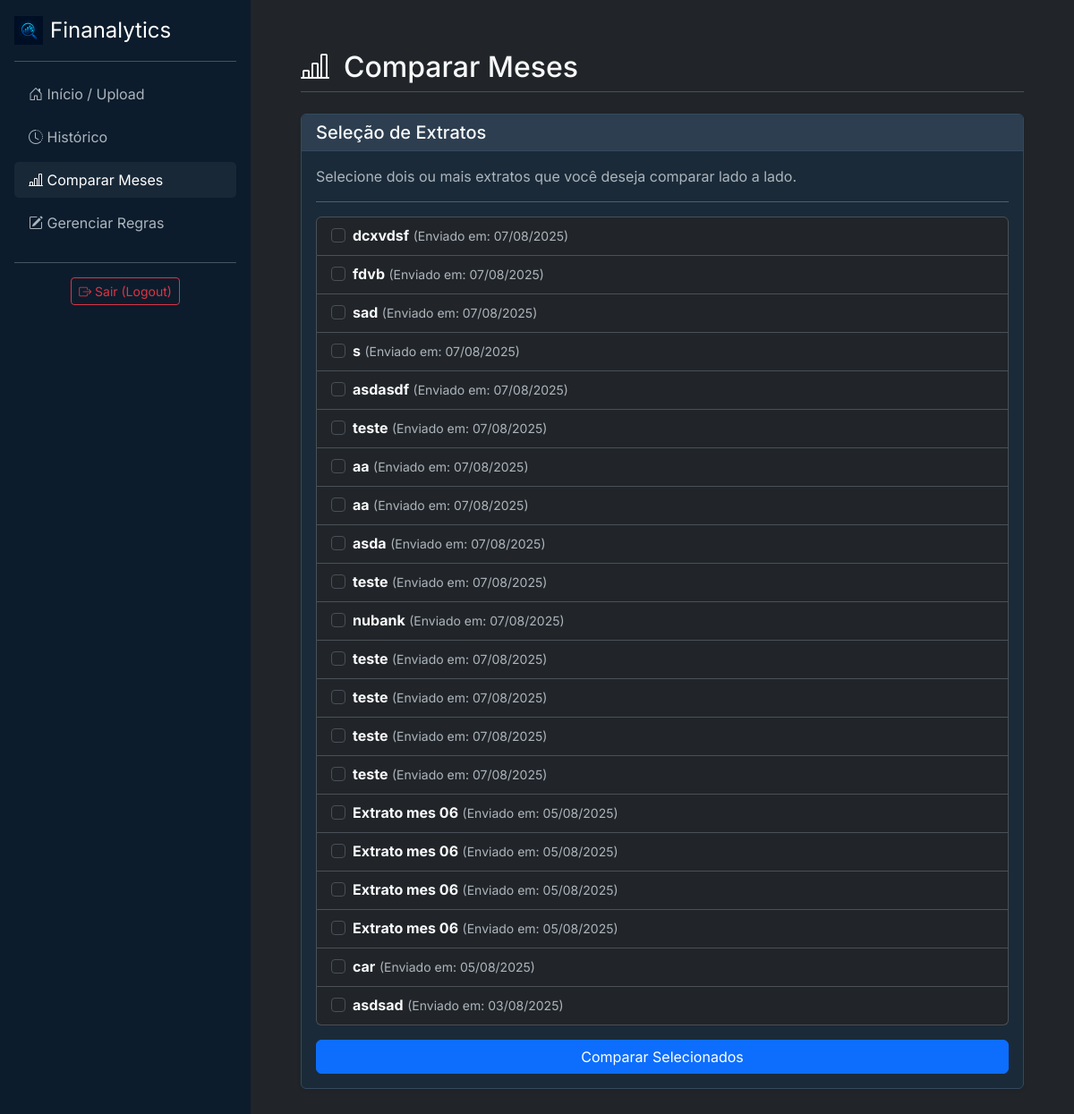
/comparar/ (signed in), run on the app's committed database.
### analisador/models.py (models this page shows, shortened)
class Extrato(models.Model):
    usuario = models.ForeignKey(User, on_delete=models.CASCADE)
    mes_referencia = models.CharField(max_length=50, help_text="Ex: Julho/2025")
    data_upload = models.DateTimeField(auto_now_add=True) # Salva a data do upload automaticamente

### analisador/views.py (the view, shortened to what this page needs)
# urls.py: path('comparar/', views.comparar_extratos, name='comparar'),
@login_required
def comparar_extratos(request):
    extratos = Extrato.objects.filter(usuario=request.user).order_by('-data_upload')
    contexto = {
        'extratos': extratos,
        'active_page': 'comparar'
    }
    return render(request, 'analisador/comparar.html', contexto)

### analisador/templates/analisador/comparar.html (shortened to what this page needs)
{% extends 'analisador/base.html' %}
{% block content %}
    <div class="d-flex justify-content-between align-items-center mb-4 pb-2 border-bottom">
        <h1 class="h2 mb-0"><i class="bi bi-bar-chart-line me-3"></i>Comparar Meses</h1>
    </div>
    <div class="card shadow-sm">
        <div class="card-header">
            <h5 class="card-title mb-0">Seleção de Extratos</h5>
        </div>
        <div class="card-body">
            <p class="card-text text-muted">Selecione dois ou mais extratos que você deseja comparar lado a lado.</p>
            <hr>
            <form method="POST">
                {% if extratos %}
                    <ul class="list-group mb-3">
                        {% for extrato in extratos %}
                            <li class="list-group-item">
                                <div class="form-check">
                                    <input class="form-check-input" type="checkbox" name="extratos_selecionados" value="{{ extrato.id }}" id="extrato-{{ extrato.id }}">
                                    <label class="form-check-label" for="extrato-{{ extrato.id }}">
                                        <strong>{{ extrato.mes_referencia }}</strong>
                                        <small class="text-muted">(Enviado em: {{ extrato.data_upload|date:"d/m/Y" }})</small>
                                    </label>
                                </div>
                            </li>
                        {% endfor %}
                    </ul>
                    <button type="submit" class="btn btn-primary w-100">Comparar Selecionados</button>
                {% else %}
                    <p class="text-center text-muted">Você precisa ter pelo menos dois extratos enviados para poder comparar. <a href="{% url 'home' %}">Faça um novo upload</a>.</p>
                {% endif %}
            </form>
        </div>
    </div>
{% endblock %}

### static/css/custom.css (style rules this page uses)
:root { --bs-dark-rgb: 4, 28, 50; --bs-body-color: #f8f9fa; --bs-secondary-color: #adb5bd; --bs-primary: #0d6efd; --verde-sucesso: #198754; --vermelho-perigo: #dc3545; --amarelo-alerta: #ffc107; }
body { font-family: 'Inter', sans-serif; }
.card { background-color: #1a2a38; border: 1px solid #34495e; }
.card-header { background-color: #2c3e50; border-bottom: 1px solid #34495e; }

### data on the page
Extrato: mes_referencia "dcxvdsf", data_upload "07/08/2025"
Extrato: mes_referencia "fdvb", data_upload "07/08/2025"
Extrato: mes_referencia "sad", data_upload "07/08/2025"
Extrato: mes_referencia "s", data_upload "07/08/2025"
Extrato: mes_referencia "asdasdf", data_upload "07/08/2025"
Extrato: mes_referencia "teste", data_upload "07/08/2025"
Extrato: mes_referencia "aa", data_upload "07/08/2025"
Extrato: mes_referencia "aa", data_upload "07/08/2025"
Extrato: mes_referencia "asda", data_upload "07/08/2025"
Extrato: mes_referencia "teste", data_upload "07/08/2025"
Extrato: mes_referencia "nubank", data_upload "07/08/2025"
Extrato: mes_referencia "teste", data_upload "07/08/2025"
Extrato: mes_referencia "teste", data_upload "07/08/2025"
Extrato: mes_referencia "teste", data_upload "07/08/2025"
Extrato: mes_referencia "teste", data_upload "07/08/2025"
Extrato: mes_referencia "Extrato mes 06", data_upload "05/08/2025"
Extrato: mes_referencia "Extrato mes 06", data_upload "05/08/2025"
Extrato: mes_referencia "Extrato mes 06", data_upload "05/08/2025"
Extrato: mes_referencia "Extrato mes 06", data_upload "05/08/2025"
Extrato: mes_referencia "car", data_upload "05/08/2025"
Extrato: mes_referencia "asdsad", data_upload "03/08/2025"
